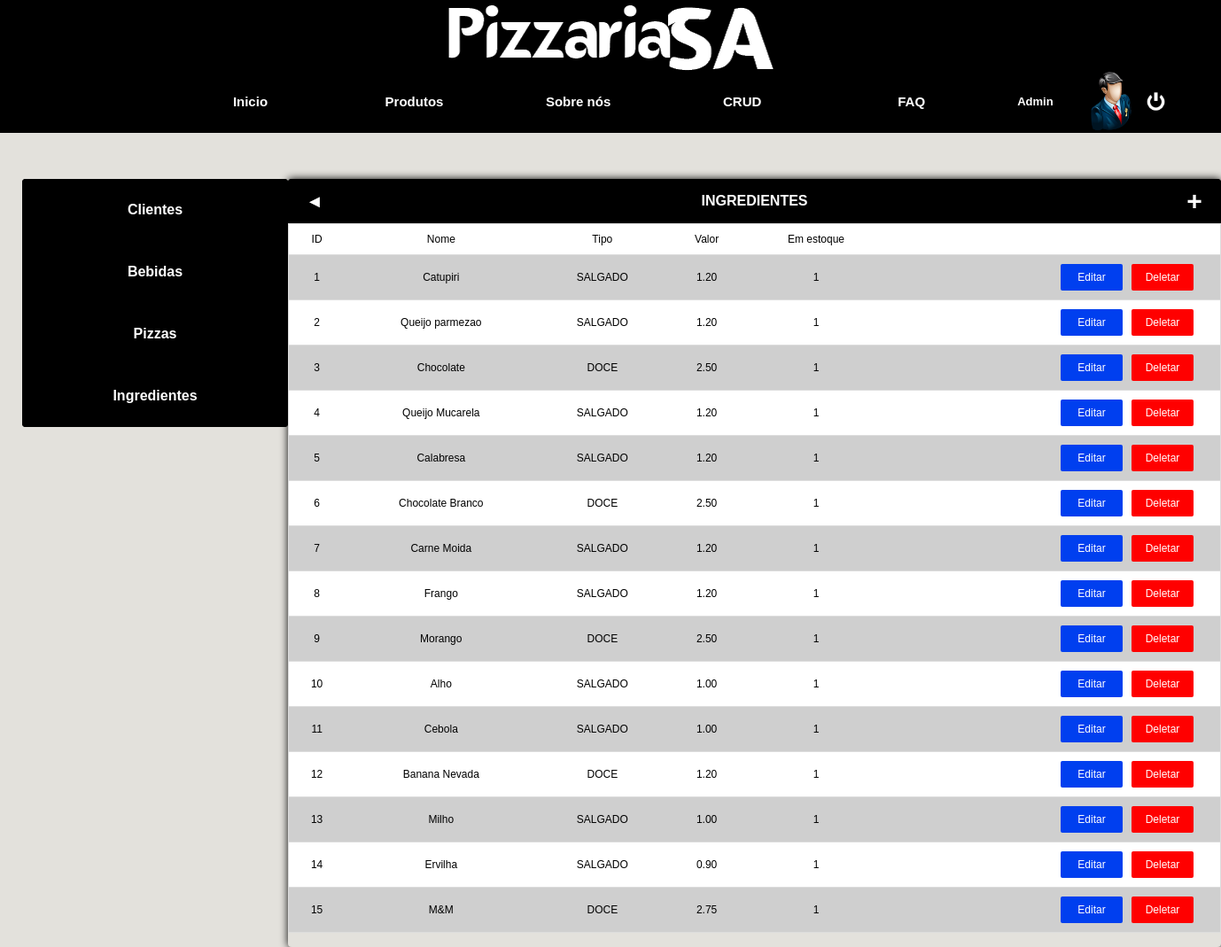
The page /crud_ingredientes.php (signed in) on the database its author committed.
### tables this page shows
CREATE TABLE ingrediente 
( 
	id   INT NOT NULL auto_increment PRIMARY KEY, 
	nome VARCHAR(60), 
	tipo VARCHAR(20),
	valor VARCHAR(20),
	estoque int
);

### crud_ingredientes.php (the view, shortened to what this page needs)
<?php
$query_ingredientes = "select * from ingrediente";
$resultQuery = mysql_query($query_ingredientes);
?>
<html>
	<head>
		<link rel="stylesheet" type="text/css" href="css/atualiza.css">
		<link rel="stylesheet" type="text/css" href="css/global.css">
        <link rel="stylesheet" type="text/css" href="css/crud.css">
	</head>
	<body bgcolor='#666666'>
		<div class="mainbar">
		<img class=thisalign src='images/banner/logo1.png'/><div class=logado>
			<a href="index.php" class=buttons>Inicio</a>
			<ul>
				<li class="dropdown">
					<a href="pizzas_salgadas.php" class="dropbtn">Produtos</a>
				</li>
			</ul>
			<a href="sobre.php" class=buttons>Sobre nós</a>
			<ul>
				<li class='dropdown'>
					<a href='crud_clientes.php' class='dropbtn'>CRUD</a>
				</li>
			</ul>
			<ul>
				<li class='dropdown'>
					<a href='faq.php'  class='dropbtn'>FAQ</a>
				</li>
			</ul>
			<div class='space1'>
				<?php
					echo "<a href='cadastroUsuario_form.php?id=".$_SESSION['id']."' class='buttom-usuario'>";
					echo $_SESSION['usuario'];
					echo "<a href='cadastroUsuario_form.php?id=".$_SESSION['id']."' class='image-squad squad'><img src='images/usuario/".$_SESSION['foto']."'></a>";?>
				</a>
				<a href='usuario_deslogar.php' class=buttom-deslogar></a>
			</div>
		</div><br><br><br><br>
		<div>
			<div class=barcrud>
				<a href='crud_clientes.php' class=crudbutton>Clientes</a>
				<a href='crud_bebidas.php' class=crudbutton>Bebidas</a>
				<a href='crud_pizzas.php' class=crudbutton>Pizzas</a>
				<a href='crud_ingredientes.php' class=crudbutton>Ingredientes</a>
			</div>
			<div class=layout>
				<div class=barra-principal>
					<label class='barbar'>
						<a href='crud.php' class=button-allcrud>◄</a>
						Ingredientes<a href='cadastroIngredientes_form.php' class=button-plus>+</a>
					</label>
				</div>
				<div id=minhaDiv4>
					<form metdod=POST action=cadastroIngredientes_form.php id=ingrediente>
						<?php
						echo "
						<table class=tablestyle align='center'>
							<td>
								ID
							</td>
							<td>
								Nome
							</td>
							<td>
								Tipo
							</td>
							<td>
								Valor
							</td>
							<td>
								Em estoque
							</td>
							<td></td>
						";
						while($result = mysql_fetch_assoc($resultQuery)){
							$resultBanco[1] = $result['id'];
							$resultBanco[2] = utf8_encode($result['nome']);
							$resultBanco[3] = utf8_encode($result['tipo']);
							$resultBanco[4] = utf8_encode($result['valor']);
							$resultBanco[5] = utf8_encode($result['estoque']);
								echo "<tr>";
								echo "<td>";
								echo $resultBanco[1];
								echo "</td>";
								echo "<td>";
								echo $resultBanco[2];
								echo "</td>";
								echo "<td>";
								echo $resultBanco[3];
								echo "</td>";
								echo "<td>";
								echo $resultBanco[4];
								echo "</td>";
								echo "<td>";
								echo $resultBanco[5];
								echo "</td>";
								echo "<td>
								<div class=align>
									<a class=edit href='cadastroIngredientes_form.php?id=$resultBanco[1]'>Editar</a>
									<a class=delete href='adminIngredientes_delete.php?id=$resultBanco[1]'>Deletar</a>
								</div></td>";
								echo "</tr>";
						}?>
						</table>
					</form>
				</div>
			</div>
		</div>
	</body>
</html>

### css/global.css (style rules this page uses)
html { position: relative; min-height: 100%; }
a { text-decoration:none; }
.mainbar { max-width:100%; height:150px; background-color: #000; }
.logado { position:relative; float: right; right: -14%; width:100%; list-style:none; }
.space1 { width:295px; height:70px; float:left; }
.buttom-usuario { font-family: 'Arial', Serif; font-weight: bold; color: white; height:70px; width:30%; float:left; text-decoration: none; text-align: center; line-height:70px; font-size:13px; background-color: #000; border-bottom:5px; border-bottom-color:black; overflow:hidden; }
.buttom-deslogar { float:left; content: url('http://127.0.0.1/images/banner/quit.png'); width:23px; height:23px; margin-left:10px; margin-top:23px; }
.squad img { width: 70px; height: 70px; border-radius:50%; background-size:contain; }
.image-squad { height:70px; width:70px; float:left; transition: all 0.3s; }
.align { margin-left:auto; margin-right:auto; float:right; text-align:center; }
.squad { height:70px; width:70px; float:left; }
.buttons { font-family: 'Arial', Serif; font-weight: bold; color: white; height:70px; min-width:13%; float:left; text-decoration: none; text-align: center; line-height:70px; font-size:15px; background-color: #000; transition: all 0.3s; }
.layout { margin-left:auto; margin-right:auto; min-width:53%; max-width:80%; min-height:315px; margin-top:50px; margin-bottom:100px; border-radius:4px; box-shadow: 0 0px 10px rgba(0, 0, 0, 1.0); overflow:hidden; }
ul { list-style-type: none; margin: 0; padding: 0; background-color: #333; }
li { float: left; }
li a { display: inline-block; color: white; text-align: center; padding: 14px 16px; text-decoration: none; }
.dropbtn { display: inline-block; color: white; text-align: center; padding: 14px 16px; text-decoration: none; font-family: 'Arial', Serif; font-weight: bold; color: white; height:42px; font-size:15px; width:159px; line-height:42px; background-color: #000; transition: all 0.4s; }
li.dropdown { display: inline-block; }
.delete { margin-left:10px; color:red; font-size:18px; }
.thisalign { display: block; margin: 0 auto; }

### css/crud.css (style rules this page uses)
.edit { color:white; font-size: 12px; min-width:60px; height:20px; background-color:#003fef; text-align: center; line-height: 20px; font-family: arial; float:left; margin-left:10px; border-radius:2px; padding:5px; text-decoration:none; transition: 0.3s all; }
.delete { color:white; font-size: 12px; min-width:60px; height:20px; background-color:#ff0000; text-align: center; line-height: 20px; font-family: arial; float:left; border-radius:2px; margin-left:10px; margin-right:20px; text-decoration:none; padding:5px; transition: 0.3s all; }
tr { border: 1px solid #ddd; text-align:center; }
tr:nth-child(even) { background-color: #cfcfcf; }
tr:nth-child(odd) { background-color: #ffffff; }
table { border-collapse: collapse; }
table, th, td { font-family: arial; font-size: 12px; padding: 10px; padding-top:10px; }
.tablestyle { width:100%; }
.barbar { width:100%; font-family: arial; text-transform: uppercase; font-weight: bold; color: white; background-color: #000; height:50px; float:right; text-decoration: none; text-align:center; line-height:50px; }
.button-allcrud { width:60px; height:50px; float:left; text-decoration:none; background-color: #000; line-height:50px; font-size:20px; text-align:center; color:white; border-bottom:5px; border-bottom-color:black; transition: all 0.1s; }
.barra-principal { width:100%; background-color: #333; height:50px; border-bottom:5px; border-bottom-color:black; transition: all 0.1s; }
.button-plus { width:60px; height:50px; background-color:#000; float:right; text-decoration:none; line-height:50px; font-size:30px; text-align:center; color:white; border-bottom:5px; border-bottom-color:black; transition: all 0.1s; }
.barcrud { max-width:300px; min-height:100%; background-color:#000; float:left; margin-left:25px; border-radius:4px; }
.crudbutton { width:300px; height:70px; line-height:70px; text-align:center; background-color:#000; font-family: 'Arial', Serif; font-size:16px; font-weight:bold; border-radius:4px; color:white; float:left; transition: 0.3s all; }

### rows shown on the page
ingrediente: resultBanco "1", nome "Catupiri", tipo "SALGADO", valor "1.20"
ingrediente: id "2", nome "Queijo parmezao", tipo "SALGADO", valor "1.20", estoque "1"
ingrediente: id "3", nome "Chocolate", tipo "DOCE", valor "2.50", estoque "1"
ingrediente: id "4", nome "Queijo Mucarela", tipo "SALGADO", valor "1.20", estoque "1"
ingrediente: id "5", nome "Calabresa", tipo "SALGADO", valor "1.20", estoque "1"
ingrediente: id "6", nome "Chocolate Branco", tipo "DOCE", valor "2.50", estoque "1"
ingrediente: id "7", nome "Carne Moida", tipo "SALGADO", valor "1.20", estoque "1"
ingrediente: id "8", nome "Frango", tipo "SALGADO", valor "1.20", estoque "1"
ingrediente: id "9", nome "Morango", tipo "DOCE", valor "2.50", estoque "1"
ingrediente: id "10", nome "Alho", tipo "SALGADO", estoque "1.00", estoque "1"
ingrediente: id "11", nome "Cebola", tipo "SALGADO", estoque "1.00", estoque "1"
ingrediente: id "12", nome "Banana Nevada", tipo "DOCE", valor "1.20", estoque "1"
ingrediente: id "13", nome "Milho", tipo "SALGADO", estoque "1.00", estoque "1"
ingrediente: id "14", nome "Ervilha", tipo "SALGADO", valor "0.90", estoque "1"
ingrediente: id "15", nome "M&M", tipo "DOCE", valor "2.75", estoque "1"

### other values the page prints
$_SESSION['usuario'] "Admin"
